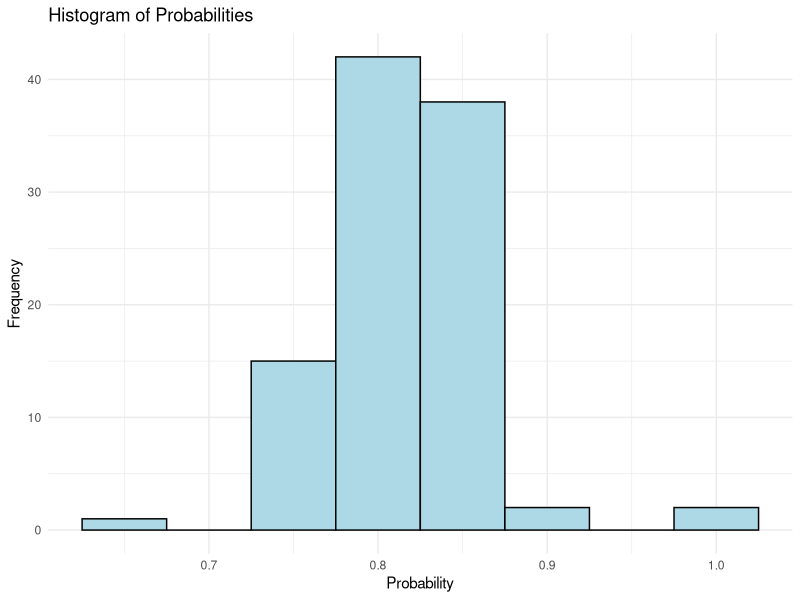

Write the R code that produced this figure.
## ---- chunk 1
# Load required libraries
library(ggplot2)
## ---- chunk 2
# Function to simulate the birthday problem
simulate_birthday_problem <- function(class_size) {
  birthdays <- sample(1:365, class_size, replace = TRUE)
  has_duplicate <- length(birthdays) != length(unique(birthdays))
  return(as.integer(has_duplicate))
}

# Set parameters
num_simulations <- 100
class_size <- 35
results <- numeric(num_simulations)

# Run simulations
for (i in 1:num_simulations) {
  results[i] <- simulate_birthday_problem(class_size)
}

# Calculate the probability of at least one shared birthday
probabilities <- cumsum(results) / (1:num_simulations)
## ---- chunk 3
# Plot histogram of probabilities
histogram_plot <- ggplot(data.frame(probabilities), aes(x = probabilities)) +
  geom_histogram(binwidth = 0.05, color = "black", fill = "lightblue") +
  labs(title = "Histogram of Probabilities",
       x = "Probability",
       y = "Frequency") +
  theme_minimal()

print(histogram_plot)
## ---- chunk 4
# Calculate and print the mean probability
mean_probability <- mean(probabilities)
cat("mean =", mean_probability, "\n")

# Calculate 95% confidence interval
conf_interval <- quantile(probabilities, c(0.025, 0.975))
cat("95% Confidence Interval:", conf_interval, "\n")
## ---- chunk 5
EV= mean_probability*26-(1-mean_probability)*26
print(paste("ev=",EV))
## ---- chunk 6
FAIR=(mean_probability)/(1-mean_probability) 
print(paste("fairbet=",FAIR))
## ---- chunk 7
# Function to simulate the birthday problem
simulate_birthday_problem <- function(class_size= 26) {
  birthdays <- sample(1:365, class_size, replace = TRUE)
  has_duplicate <- length(birthdays) != length(unique(birthdays))
  return(as.integer(has_duplicate))
}

# Set parameters
num_simulations <- 100
class_size <- 26
results <- numeric(num_simulations)

# Run simulations
for (i in 1:num_simulations) {
  results[i] <- simulate_birthday_problem(class_size)
}

# Calculate the probability of at least one shared birthday
probabilities <- cumsum(results) / (1:num_simulations)
## ---- chunk 8
# Calculate and print the mean probability
mean_probability <- mean(probabilities)
cat("mean =", mean_probability, "\n")
   
# Calculate 95% confidence interval
conf_interval <- quantile(probabilities, c(0.025, 0.975))
cat("95% Confidence Interval:", conf_interval, "\n")
## ---- chunk 9
EV= mean_probability*20-(1-mean_probability)*20
print(paste("ev=",EV))
## ---- chunk 10
# Function to simulate the birthday problem
simulate_birthday_problem <- function(class_size= 23) {
  birthdays <- sample(1:365, class_size, replace = TRUE)
  has_duplicate <- length(birthdays) != length(unique(birthdays))
  return(as.integer(has_duplicate))
}

# Set parameters
num_simulations <- 100
class_size <- 23
results <- numeric(num_simulations)

# Run simulations
for (i in 1:num_simulations) {
  results[i] <- simulate_birthday_problem(class_size)
}

# Calculate the probability of at least one shared birthday
probabilities <- cumsum(results) / (1:num_simulations)
## ---- chunk 11
# Calculate and print the mean probability
mean_probability <- mean(probabilities)
cat("mean =", mean_probability, "\n")
   
# Calculate 95% confidence interval
conf_interval <- quantile(probabilities, c(0.025, 0.975))
cat("95% Confidence Interval:", conf_interval, "\n")
## ---- chunk 12
EV= mean_probability*20-(1-mean_probability)*20
print(paste("ev=",EV))
